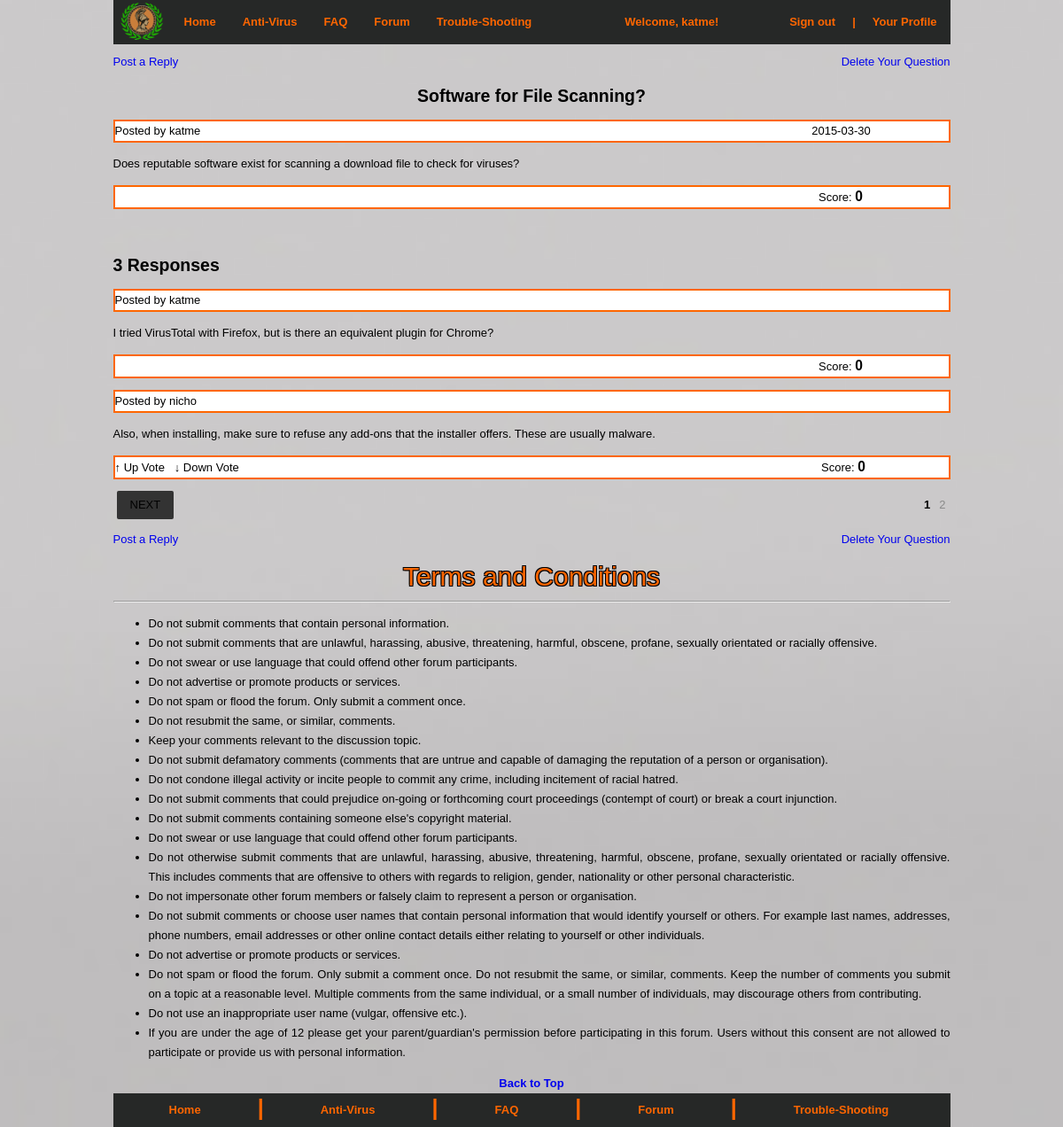
Screenshot of /questionResponse.php?qid=71&id=1 (signed in) with the database file from the repository.
### tables this page shows
CREATE TABLE `questiondetails` (
  `questionID` int(11) NOT NULL AUTO_INCREMENT,
  `questionText` text NOT NULL,
  `userID` int(11) NOT NULL,
  `questionTitle` text NOT NULL,
  `questionDate` date NOT NULL,
  `questionStatus` text NOT NULL,
  `categoryID` int(11) NOT NULL,
  `score` int(11) DEFAULT '0',
  PRIMARY KEY (`questionID`),
  KEY `userInformation` (`userID`),
  KEY `categoryID` (`categoryID`),
  CONSTRAINT `questiondetails_ibfk_1` FOREIGN KEY (`categoryID`) REFERENCES `categories` (`categoryID`),
  CONSTRAINT `userInformation` FOREIGN KEY (`userID`) REFERENCES `userdetails` (`userID`) ON DELETE CASCADE ON UPDATE CASCADE
);

CREATE TABLE `userdetails` (
  `userID` int(11) NOT NULL AUTO_INCREMENT,
  `userNickname` text NOT NULL,
  `userEmail` text NOT NULL,
  `userFirstName` text NOT NULL,
  `userLastName` text NOT NULL,
  `userPassword` text NOT NULL,
  `IPAddr1` text,
  `IPAddr2` text,
  `reputationPoints` int(11) DEFAULT '0',
  PRIMARY KEY (`userID`)
);

CREATE TABLE `responsedetails` (
  `responseID` int(11) NOT NULL AUTO_INCREMENT,
  `userID` int(11) NOT NULL,
  `questionID` int(11) NOT NULL,
  `score` int(11) NOT NULL,
  `responseDate` date NOT NULL,
  `preferredAnswer` enum('T','F') NOT NULL,
  `responseContent` tinytext,
  PRIMARY KEY (`responseID`),
  KEY `fk_responseuser` (`userID`),
  KEY `fkresponse` (`questionID`),
  CONSTRAINT `fkresponse` FOREIGN KEY (`questionID`) REFERENCES `questiondetails` (`questionID`) ON DELETE CASCADE,
  CONSTRAINT `responsedetails_ibfk_1` FOREIGN KEY (`userID`) REFERENCES `userdetails` (`userID`) ON DELETE CASCADE ON UPDATE CASCADE,
  CONSTRAINT `responsedetails_ibfk_2` FOREIGN KEY (`questionID`) REFERENCES `questiondetails` (`questionID`)
);

### questionResponse.php (the view, shortened to what this page needs)
<!DOCTYPE html>
<html lang="en">
<head>
<link rel="stylesheet" type="text/css" href="CSS/mystyle.css"/>
</head>
<body>
<?php
		$loggedIn = "false";
		if (array_key_exists('userEmail', $_SESSION) && !empty($_SESSION['userEmail']))
			{
				$loggedIn = "true";
			}
		$questionID = $_GET['qid'];
	if (!isset($_SESSION['categoryID']) || $_SESSION['categoryID'] == '')
		{
			$responseCategoryID = $_GET['cID'];
		}
		$responseID = $questionID;
		$userID = $_SESSION['userID'];
?>
	<div id = "nav">
		<nav>
			<ul>
			<div id = "navlogofloat">
				<a href="index.php"><img src="Images/athenalogo.png" alt="Athena Security" title="Athena Security" height="50" width="65"></a>
			</div>
				<li><a href="index.php">Home</a></li>
				<li><a href="anti-virus.php">Anti-Virus</a></li>
				<li><a href="FAQ.php">FAQ</a></li>
				<li><a href="forumMenu.php">Forum</a></li>
				<li><a href="Trouble-shooting.php">Trouble-Shooting</a></li>
				<div id = "nav2">
					<nav>
						<ul>
						<?php
						if($loggedIn == "true" && !empty($_SESSION['userNickname']))
						{
						   echo "<li> <b> Welcome, " .$_SESSION['userNickname'] ."!</li> </b>";
						}
							?>
						</ul>
					</nav>
				</div>
				<div id = "nav3">
					<nav>
						<ul>
							<?php
							if ($loggedIn == "true")
							{
							echo"<li><a href='profilePage.php'>Your Profile</a></li>";
							echo "<li><b>|</b></li>";
							}
							?>
							<?php
							if ($loggedIn == "true")
							echo "<li><a href=logout.php>Sign out</a></li>";
							?>
						</ul>
					</nav>
				</div>
			</ul>
		</nav>
	</div>
	<?php
		$responseQuery = "SELECT userID FROM questionDetails
			WHERE questionID = '$responseID'";
			$result = mysql_query($responseQuery);
			$row = mysql_fetch_row($result);
			$posterID = $row[0];
		$sectionQuery = "SELECT title FROM categories WHERE categoryID = '$responseCategoryID'";
		$result = mysql_query($sectionQuery);
		$row = mysql_fetch_row($result);
		$categoryTitle = $row[0];
		echo "<br><br><center><div id = heading5>$categoryTitle</div></center>";
				if ($loggedIn == "true" && $userID == $posterID)
			{
			echo "<div id = 'questioncolour2'><a href='deleteQuestion.php?delete=true'>Delete Your Question</a></div>";
			}
		if ($loggedIn == 'true')
		{
			echo "<div id = 'questioncolour'><a href='postResponse.php?postResponse=true'>Post a Reply</a></div>";
		}
		$responseQuery = "SELECT questionTitle FROM questionDetails WHERE questionID = '$responseID'";
		$result = mysql_query($responseQuery);
		$row = mysql_fetch_row($result);
		$questionTitle = $row[0];
		echo "<center><h2 id='questionFormat' >$questionTitle</h2></center>";
		$responseQuery = "SELECT userNickname FROM userDetails INNER JOIN questionDetails
		ON userDetails.userID = questionDetails.userID
		WHERE questionID = '$responseID'";
		$result = mysql_query($responseQuery);
		$row = mysql_fetch_row($result);
		$userNickname = $row[0];
		$responseQuery2 = "SELECT questionDate FROM questionDetails
		WHERE questionID = '$responseID'";
		$result2 = mysql_query($responseQuery2);
		$row2 = mysql_fetch_row($result2);
		$dateStamp = $row2[0];
		echo "<p id='questionTitle2'>Posted by $userNickname &nbsp;&nbsp;&nbsp;&nbsp;&nbsp;&nbsp;&nbsp;&nbsp;&nbsp;&nbsp;&nbsp;&nbsp;&nbsp;&nbsp;&nbsp;&nbsp;&nbsp;&nbsp;&nbsp;&nbsp;&nbsp;&nbsp;&nbsp;&nbsp;&nbsp;&nbsp;&nbsp;&nbsp;&nbsp;&nbsp;&nbsp;&nbsp;&nbsp;&nbsp;&nbsp; &nbsp; &nbsp;&nbsp;&nbsp;&nbsp;&nbsp;&nbsp;&nbsp;&nbsp;&nbsp;&nbsp;&nbsp;&nbsp;&nbsp;&nbsp;&nbsp;&nbsp;&nbsp;&nbsp;&nbsp;&nbsp;&nbsp;&nbsp;&nbsp;&nbsp;&nbsp;&nbsp;&nbsp;&nbsp;&nbsp;&nbsp;&nbsp;&nbsp;&nbsp;&nbsp;&nbsp;&nbsp; &nbsp; &nbsp;&nbsp;&nbsp;&nbsp;&nbsp;&nbsp;&nbsp;&nbsp;&nbsp;&nbsp;&nbsp;&nbsp;&nbsp;&nbsp;&nbsp;&nbsp;&nbsp;&nbsp;&nbsp;&nbsp;&nbsp;&nbsp;&nbsp;&nbsp;&nbsp;&nbsp;&nbsp;&nbsp;&nbsp;&nbsp;&nbsp;&nbsp;&nbsp;&nbsp;&nbsp;&nbsp; &nbsp; &nbsp;&nbsp;&nbsp;&nbsp;&nbsp;&nbsp;&nbsp;&nbsp;&nbsp;&nbsp;&nbsp;&nbsp;&nbsp;&nbsp;&nbsp;&nbsp;&nbsp;&nbsp;&nbsp;&nbsp;&nbsp;&nbsp;&nbsp;&nbsp;&nbsp;&nbsp;&nbsp;&nbsp;&nbsp;&nbsp;&nbsp;&nbsp;&nbsp;&nbsp;&nbsp;&nbsp;&nbsp;&nbsp;&nbsp;&nbsp;&nbsp;&nbsp;&nbsp;&nbsp;&nbsp;&nbsp;&nbsp;&nbsp;&nbsp;&nbsp;&nbsp;&nbsp;&nbsp;&nbsp;&nbsp;&nbsp;&nbsp;&nbsp;&nbsp;&nbsp;&nbsp;&nbsp;&nbsp;&nbsp;&nbsp;&nbsp;&nbsp;&nbsp;&nbsp;&nbsp;&nbsp;&nbsp;&nbsp;&nbsp;$dateStamp</p>";
		$responseQuery = "SELECT questionText FROM questionDetails WHERE questionID = '$responseID'";
		$result = mysql_query($responseQuery);
		$row = mysql_fetch_row($result);
		$questionContent = $row[0];
		echo "<p>$questionContent</p>";
		$responseQuery = "SELECT score FROM questionDetails WHERE questionID = '$responseID'";
		$result = mysql_query($responseQuery);
		$row = mysql_fetch_row($result);
		$score = $row[0];
			$sameUser = "";
		if ($posterID == $_SESSION['userID'])
			{
				$sameUser = "true";
			}
		if ($sameUser == "true" or $loggedIn == "false")
		{
		echo "<p id=questionTitle2> &nbsp;&nbsp;&nbsp;&nbsp;&nbsp;&nbsp;&nbsp;&nbsp;&nbsp;&nbsp;&nbsp;&nbsp;&nbsp;&nbsp;&nbsp;&nbsp;&nbsp;&nbsp;&nbsp;&nbsp;&nbsp;&nbsp;&nbsp;&nbsp;&nbsp;&nbsp;&nbsp;&nbsp;&nbsp;&nbsp;&nbsp;&nbsp;&nbsp;&nbsp;&nbsp;&nbsp;&nbsp;&nbsp;&nbsp;&nbsp;&nbsp;&nbsp;&nbsp;&nbsp;&nbsp;&nbsp;&nbsp;&nbsp;&nbsp;&nbsp;&nbsp;&nbsp;&nbsp;&nbsp;&nbsp;&nbsp;&nbsp;&nbsp;&nbsp;&nbsp;&nbsp;&nbsp;&nbsp;&nbsp;&nbsp;&nbsp;&nbsp;&nbsp;&nbsp;&nbsp;&nbsp;&nbsp;&nbsp;&nbsp;&nbsp;&nbsp;&nbsp;&nbsp;&nbsp;&nbsp;&nbsp;&nbsp;&nbsp;&nbsp;&nbsp;&nbsp;&nbsp;&nbsp;&nbsp;&nbsp;&nbsp;&nbsp;&nbsp;&nbsp;&nbsp;&nbsp;&nbsp;&nbsp;&nbsp;&nbsp;&nbsp;&nbsp;&nbsp;&nbsp;&nbsp;&nbsp;&nbsp;&nbsp;&nbsp;&nbsp;&nbsp;&nbsp;&nbsp;&nbsp;&nbsp;&nbsp;&nbsp;&nbsp;&nbsp;&nbsp;&nbsp;&nbsp;&nbsp;&nbsp;&nbsp;&nbsp;&nbsp;&nbsp;&nbsp;&nbsp;&nbsp;&nbsp;&nbsp;&nbsp;&nbsp;&nbsp;&nbsp;&nbsp;&nbsp;&nbsp;&nbsp;&nbsp;&nbsp;&nbsp;&nbsp;&nbsp;&nbsp;&nbsp;&nbsp;&nbsp;&nbsp;&nbsp;&nbsp;&nbsp;&nbsp;&nbsp;&nbsp;&nbsp;&nbsp;&nbsp;&nbsp;&nbsp;&nbsp;&nbsp;&nbsp;&nbsp;&nbsp;&nbsp;&nbsp;&nbsp;&nbsp;&nbsp;&nbsp;&nbsp;&nbsp;&nbsp;&nbsp;&nbsp;&nbsp;&nbsp;&nbsp;&nbsp;&nbsp;&nbsp;&nbsp;&nbsp;&nbsp;&nbsp;&nbsp;&nbsp;&nbsp;&nbsp;&nbsp;&nbsp;&nbsp;&nbsp;&nbsp;&nbsp;&nbsp;&nbsp;&nbsp;&nbsp;&nbsp;&nbsp;&nbsp;&nbsp;&nbsp;&nbsp;&nbsp;&nbsp;&nbsp;&nbsp;&nbsp;&nbsp;&nbsp;&nbsp;&nbsp;&nbsp;&nbsp;&nbsp;Score: <big><b>$score</b></big>
		</p> ";
		}
		echo "<br>";
		$rows=mysql_num_rows(mysql_query("SELECT responseContent, userID FROM responseDetails WHERE questionID = $responseID"));
		if ($rows > 1)
			{
				echo "<h2>$rows Responses</h2>";
			}
		$start=0;
		$limit=2;
if(isset($_GET['id']))
{
	$id=$_GET['id'];
	$start=($id-1)*$limit;
}
$query=mysql_query("SELECT responseID, responseContent, responseDetails.userID, userNickname, score FROM responseDetails INNER JOIN userDetails ON responseDetails.userID = userDetails.userID WHERE questionID = $responseID ORDER BY responseID DESC LIMIT $start, $limit");
	while($query2=mysql_fetch_array($query))
		{
			echo "<p id=questionTitle2> Posted by ".$query2['userNickname']."</p>";
			echo "<p>".$query2['responseContent']."</p>";
			$responsePosterID = $query2['userID'];
			$resID = $_SESSION['responseID'];
			$score2 = $query2['score'];
			$votedOn2 = "false";
			if ($responsePosterID == $_SESSION['userID'])
			{
				$sameUser = "true";
			}
			if ($responsePosterID != $_SESSION['userID'])
			{
				$sameUser = "false";
			}
				if ($sameUser == "false" && $votedOn2 == "false" && $loggedIn == "true")
		{
		echo "<p id=questionTitle2>&#8593 <a href='voteChange.php?responsevote=up&resID=$resID'>Up Vote</a> &nbsp; &#8595 <a href='voteChange.php?responsevote=down&resID=$resID'>Down Vote</a> &nbsp;&nbsp;&nbsp;&nbsp;&nbsp;&nbsp;&nbsp;&nbsp;&nbsp;&nbsp;&nbsp;&nbsp;&nbsp;&nbsp;&nbsp;&nbsp;&nbsp;&nbsp;&nbsp;&nbsp;&nbsp;&nbsp;&nbsp;&nbsp;&nbsp;&nbsp;&nbsp;&nbsp;&nbsp;&nbsp;&nbsp;&nbsp;&nbsp;&nbsp;&nbsp;&nbsp;&nbsp;&nbsp;&nbsp;&nbsp;&nbsp;&nbsp;&nbsp;&nbsp;&nbsp;&nbsp;&nbsp;&nbsp;&nbsp;&nbsp;&nbsp;&nbsp;&nbsp;&nbsp;&nbsp;&nbsp;&nbsp;&nbsp;&nbsp;&nbsp;&nbsp;&nbsp;&nbsp;&nbsp;&nbsp;&nbsp;&nbsp;&nbsp;&nbsp;&nbsp;&nbsp;&nbsp;&nbsp;&nbsp;&nbsp;&nbsp;&nbsp;&nbsp;&nbsp;&nbsp;&nbsp;&nbsp;&nbsp;&nbsp;&nbsp;&nbsp;&nbsp;&nbsp;&nbsp;&nbsp;&nbsp;&nbsp;&nbsp;&nbsp;&nbsp;&nbsp;&nbsp;&nbsp;&nbsp;&nbsp;&nbsp;&nbsp;&nbsp;&nbsp;&nbsp;&nbsp;&nbsp;&nbsp;&nbsp;&nbsp;&nbsp;&nbsp;&nbsp;&nbsp;&nbsp;&nbsp;&nbsp;&nbsp;&nbsp;&nbsp;&nbsp;&nbsp;&nbsp;&nbsp;&nbsp;&nbsp;&nbsp;&nbsp;&nbsp;&nbsp;&nbsp;&nbsp;&nbsp;&nbsp;&nbsp;&nbsp;&nbsp;&nbsp;&nbsp;&nbsp;&nbsp;&nbsp;&nbsp;&nbsp;&nbsp;&nbsp;&nbsp;&nbsp;&nbsp;&nbsp;&nbsp;&nbsp;&nbsp;&nbsp;&nbsp;&nbsp;&nbsp;&nbsp;&nbsp;&nbsp;&nbsp;&nbsp;&nbsp;&nbsp;&nbsp;&nbsp;&nbsp;&nbsp;&nbsp;&nbsp;&nbsp;&nbsp;&nbsp;&nbsp;&nbsp;&nbsp;&nbsp;&nbsp;&nbsp;&nbsp;&nbsp;Score: <big><b>$score2</b></big>
		</p> ";
		}
		if ($sameUser == "true" or $loggedIn == "false")
		{
		echo "<p id=questionTitle2> &nbsp;&nbsp;&nbsp;&nbsp;&nbsp;&nbsp;&nbsp;&nbsp;&nbsp;&nbsp;&nbsp;&nbsp;&nbsp;&nbsp;&nbsp;&nbsp;&nbsp;&nbsp;&nbsp;&nbsp;&nbsp;&nbsp;&nbsp;&nbsp;&nbsp;&nbsp;&nbsp;&nbsp;&nbsp;&nbsp;&nbsp;&nbsp;&nbsp;&nbsp;&nbsp;&nbsp;&nbsp;&nbsp;&nbsp;&nbsp;&nbsp;&nbsp;&nbsp;&nbsp;&nbsp;&nbsp;&nbsp;&nbsp;&nbsp;&nbsp;&nbsp;&nbsp;&nbsp;&nbsp;&nbsp;&nbsp;&nbsp;&nbsp;&nbsp;&nbsp;&nbsp;&nbsp;&nbsp;&nbsp;&nbsp;&nbsp;&nbsp;&nbsp;&nbsp;&nbsp;&nbsp;&nbsp;&nbsp;&nbsp;&nbsp;&nbsp;&nbsp;&nbsp;&nbsp;&nbsp;&nbsp;&nbsp;&nbsp;&nbsp;&nbsp;&nbsp;&nbsp;&nbsp;&nbsp;&nbsp;&nbsp;&nbsp;&nbsp;&nbsp;&nbsp;&nbsp;&nbsp;&nbsp;&nbsp;&nbsp;&nbsp;&nbsp;&nbsp;&nbsp;&nbsp;&nbsp;&nbsp;&nbsp;&nbsp;&nbsp;&nbsp;&nbsp;&nbsp;&nbsp;&nbsp;&nbsp;&nbsp;&nbsp;&nbsp;&nbsp;&nbsp;&nbsp;&nbsp;&nbsp;&nbsp;&nbsp;&nbsp;&nbsp;&nbsp;&nbsp;&nbsp;&nbsp;&nbsp;&nbsp;&nbsp;&nbsp;&nbsp;&nbsp;&nbsp;&nbsp;&nbsp;&nbsp;&nbsp;&nbsp;&nbsp;&nbsp;&nbsp;&nbsp;&nbsp;&nbsp;&nbsp;&nbsp;&nbsp;&nbsp;&nbsp;&nbsp;&nbsp;&nbsp;&nbsp;&nbsp;&nbsp;&nbsp;&nbsp;&nbsp;&nbsp;&nbsp;&nbsp;&nbsp;&nbsp;&nbsp;&nbsp;&nbsp;&nbsp;&nbsp;&nbsp;&nbsp;&nbsp;&nbsp;&nbsp;&nbsp;&nbsp;&nbsp;&nbsp;&nbsp;&nbsp;&nbsp;&nbsp;&nbsp;&nbsp;&nbsp;&nbsp;&nbsp;&nbsp;&nbsp;&nbsp;&nbsp;&nbsp;&nbsp;&nbsp;&nbsp;&nbsp;&nbsp;&nbsp;&nbsp;&nbsp;&nbsp;&nbsp;&nbsp;&nbsp;&nbsp;&nbsp;&nbsp;&nbsp;&nbsp;&nbsp;&nbsp;&nbsp;&nbsp;&nbsp;&nbsp;Score: <big><b>$score2</b></big>
		</p> ";
		}
		}
$newTotal = 0;
$newQuery = "SELECT responseContent, userID FROM responseDetails WHERE questionID = $responseID";
$responseList = mysql_query($newQuery);
while ($response = mysql_fetch_array($responseList))
				{
						$newTotal = $newTotal + 1;
				}
$total=ceil($newTotal/$limit);
if($id<$total)
{
	echo "<a href='?qid=$responseID&id=".($id+1)."' class='button'>NEXT</a>";
}
echo "<ul class='page'>";
		for($i=1;$i<=$total;$i++)
		{
			if($i==$id) { echo "<li class='current'>".$i."</li>"; }
			else { echo "<li><a href='questionResponse.php?qid=$responseID&id=".$i."'>".$i."</a></li>"; }
		}
echo "</ul>";
echo "<br><br>";
if ($loggedIn == "true" && $userID == $posterID)
			{
			echo "<div id = 'questioncolour2'><a href='deleteQuestion.php?delete=true'>Delete Your Question</a></div>";
			}
		if ($loggedIn == 'true')
		{
			echo "<div id = 'questioncolour'><a href='postResponse.php?postResponse=true'>Post a Reply</a></div>";
		}
	?>
	<div id = "heading4">
		Terms and Conditions
		</div>
		<hr>
		<ul>
		<li>Do not submit comments that contain personal information.</li>
		<li>Do not submit comments that are unlawful, harassing, abusive, threatening, harmful, obscene, profane, sexually orientated or racially offensive.</li>
		<li>Do not swear or use language that could offend other forum participants.</li>
		<li>Do not advertise or promote products or services.</li>
		<li>Do not spam or flood the forum. Only submit a comment once.</li>
		<li>Do not resubmit the same, or similar, comments.</li>
		<li>Keep your comments relevant to the discussion topic.</li>
		<li>Do not submit defamatory comments (comments that are untrue and capable of damaging the reputation of a person or organisation).</li>
		<li>Do not condone illegal activity or incite people to commit any crime, including incitement of racial hatred.</li>
		<li>Do not submit comments that could prejudice on-going or forthcoming court proceedings (contempt of court) or break a court injunction.</li>
		<li>Do not submit comments containing someone else's copyright material.</li>
		<li>Do not swear or use language that could offend other forum participants.</li>
		<li>Do not otherwise submit comments that are unlawful, harassing, abusive, threatening, harmful, obscene, profane, sexually orientated or racially offensive. This includes comments that are offensive to others with regards to religion, gender, nationality or other personal characteristic.</li>
		<li>Do not impersonate other forum members or falsely claim to represent a person or organisation.</li>
		<li>Do not submit comments or choose user names that contain personal information that would identify yourself or others. For example last names, addresses, phone numbers, email addresses or other online contact details either relating to yourself or other individuals.</li>
		<li>Do not advertise or promote products or services. </li>
		<li>Do not spam or flood the forum. Only submit a comment once. Do not resubmit the same, or similar, comments. Keep the number of comments you submit on a topic at a reasonable level. Multiple comments from the same individual, or a small number of individuals, may discourage others from contributing. </li>
		<li>Do not use an inappropriate user name (vulgar, offensive etc.).</li>
		<li>If you are under the age of 12 please get your parent/guardian's permission before participating in this forum. Users without this consent are not allowed to participate or provide us with personal information.</li>
		</ul>
		<div id = "gototop">
			<b><a href='#top'>Back to Top</a></b>
		</div>
	<div id="footer">
			<ul>
				<li><a href="index.php">Home</a></li>
				<li><b>|</b></li>
				<li><a href="anti-virus.php">Anti-Virus</a></li>
				<li><b>|</b></li>
				<li><a href="FAQ.php">FAQ</a></li>
				<li><b>|</b></li>
				<li><a href="forumMenu.php">Forum</a></li>
				<li><b>|</b></li>
				<li><a href="Trouble-shooting.php">Trouble-Shooting</a></li>
			</ul>
	</div>
</body>
</html>

### rows the page displays
questiondetails: questionTitle "Software for File Scanning?", questionDate "2015-03-30", questionText "Does reputable software exist for scanning a download file to check for viruses?", score "0"
userdetails: userNickname "katme"
responsedetails: userID.userNickname "katme", responseContent "I tried VirusTotal with Firefox, but is there an equivalent plugin for Chrome?", score "0"
responsedetails: userID.userNickname "nicho", responseContent "Also, when installing, make sure to refuse any add-ons that the installer offers. These are usually malware.", score "0"

### other values shown
$_SESSION['userNickname'] "katme"
$rows "3"
